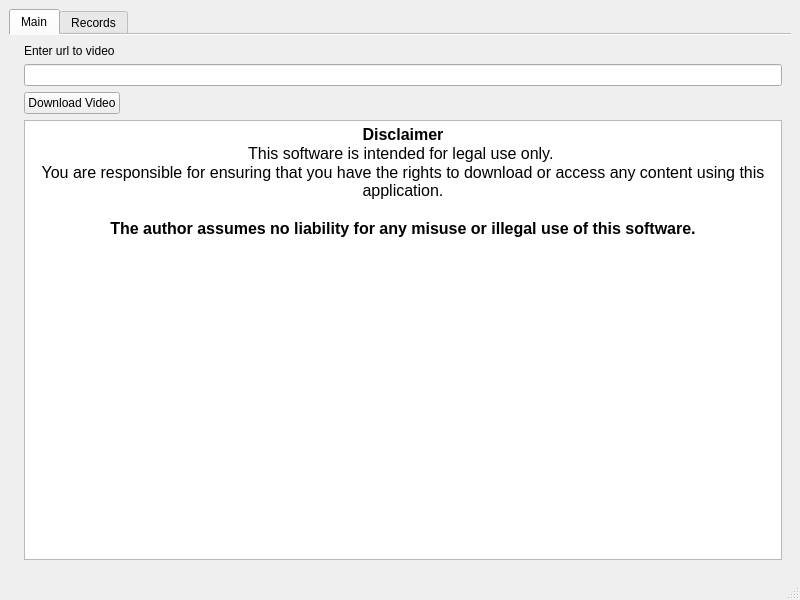
<?xml version="1.0" encoding="UTF-8"?>
<ui version="4.0">
 <class>MainWindow</class>
 <widget class="QMainWindow" name="MainWindow">
  <property name="geometry">
   <rect>
    <x>0</x>
    <y>0</y>
    <width>800</width>
    <height>600</height>
   </rect>
  </property>
  <property name="windowTitle">
   <string>MainWindow</string>
  </property>
  <widget class="QWidget" name="centralwidget">
   <layout class="QVBoxLayout" name="verticalLayout">
    <item>
     <widget class="QTabWidget" name="tabWidget">
      <property name="contextMenuPolicy">
       <enum>Qt::ContextMenuPolicy::DefaultContextMenu</enum>
      </property>
      <property name="tabPosition">
       <enum>QTabWidget::TabPosition::North</enum>
      </property>
      <property name="tabShape">
       <enum>QTabWidget::TabShape::Rounded</enum>
      </property>
      <property name="currentIndex">
       <number>0</number>
      </property>
      <property name="elideMode">
       <enum>Qt::TextElideMode::ElideNone</enum>
      </property>
      <property name="usesScrollButtons">
       <bool>true</bool>
      </property>
      <property name="documentMode">
       <bool>true</bool>
      </property>
      <property name="tabsClosable">
       <bool>false</bool>
      </property>
      <property name="movable">
       <bool>false</bool>
      </property>
      <property name="tabBarAutoHide">
       <bool>false</bool>
      </property>
      <widget class="QWidget" name="MainTab">
       <attribute name="title">
        <string>Main</string>
       </attribute>
       <layout class="QFormLayout" name="formLayout">
        <property name="labelAlignment">
         <set>Qt::AlignmentFlag::AlignCenter</set>
        </property>
        <property name="formAlignment">
         <set>Qt::AlignmentFlag::AlignHCenter|Qt::AlignmentFlag::AlignTop</set>
        </property>
        <item row="0" column="1">
         <widget class="QLabel" name="EnterUrlLabel">
          <property name="sizePolicy">
           <sizepolicy hsizetype="Minimum" vsizetype="Fixed">
            <horstretch>0</horstretch>
            <verstretch>0</verstretch>
           </sizepolicy>
          </property>
          <property name="text">
           <string>Enter url to video</string>
          </property>
         </widget>
        </item>
        <item row="1" column="1">
         <widget class="QLineEdit" name="urlInputBox"/>
        </item>
        <item row="2" column="1">
         <widget class="QPushButton" name="DowloadButton">
          <property name="sizePolicy">
           <sizepolicy hsizetype="Fixed" vsizetype="Fixed">
            <horstretch>0</horstretch>
            <verstretch>0</verstretch>
           </sizepolicy>
          </property>
          <property name="text">
           <string>Download Video</string>
          </property>
         </widget>
        </item>
        <item row="3" column="1">
         <widget class="QTextBrowser" name="DisclaimerText">
          <property name="html">
           <string>&lt;!DOCTYPE HTML PUBLIC &quot;-//W3C//DTD HTML 4.0//EN&quot; &quot;http://www.w3.org/TR/REC-html40/strict.dtd&quot;&gt;
&lt;html&gt;&lt;head&gt;&lt;meta name=&quot;qrichtext&quot; content=&quot;1&quot; /&gt;&lt;meta charset=&quot;utf-8&quot; /&gt;&lt;style type=&quot;text/css&quot;&gt;
p, li { white-space: pre-wrap; }
hr { height: 1px; border-width: 0; }
li.unchecked::marker { content: &quot;\2610&quot;; }
li.checked::marker { content: &quot;\2612&quot;; }
&lt;/style&gt;&lt;/head&gt;&lt;body style=&quot; font-family:'Noto Sans'; font-size:10pt; font-weight:400; font-style:normal;&quot;&gt;
&lt;p align=&quot;center&quot; style=&quot; margin-top:0px; margin-bottom:0px; margin-left:0px; margin-right:0px; -qt-block-indent:0; text-indent:0px;&quot;&gt;&lt;span style=&quot; font-size:12pt; font-weight:700;&quot;&gt;Disclaimer&lt;/span&gt;&lt;/p&gt;
&lt;p align=&quot;center&quot; style=&quot; margin-top:0px; margin-bottom:0px; margin-left:0px; margin-right:0px; -qt-block-indent:0; text-indent:0px;&quot;&gt;&lt;span style=&quot; font-size:12pt;&quot;&gt;This software is intended for legal use only. &lt;/span&gt;&lt;/p&gt;
&lt;p align=&quot;center&quot; style=&quot; margin-top:0px; margin-bottom:0px; margin-left:0px; margin-right:0px; -qt-block-indent:0; text-indent:0px;&quot;&gt;&lt;span style=&quot; font-size:12pt;&quot;&gt;You are responsible for ensuring that you have the rights to download or access any content using this application.&lt;/span&gt;&lt;/p&gt;
&lt;p align=&quot;center&quot; style=&quot;-qt-paragraph-type:empty; margin-top:0px; margin-bottom:0px; margin-left:0px; margin-right:0px; -qt-block-indent:0; text-indent:0px; font-size:12pt;&quot;&gt;&lt;br /&gt;&lt;/p&gt;
&lt;p align=&quot;center&quot; style=&quot; margin-top:0px; margin-bottom:0px; margin-left:0px; margin-right:0px; -qt-block-indent:0; text-indent:0px;&quot;&gt;&lt;span style=&quot; font-size:12pt; font-weight:700;&quot;&gt;The author assumes no liability for any misuse or illegal use of this software.&lt;/span&gt;&lt;/p&gt;&lt;/body&gt;&lt;/html&gt;</string>
          </property>
         </widget>
        </item>
       </layout>
      </widget>
      <widget class="QWidget" name="RecordsTab">
       <attribute name="title">
        <string>Records</string>
       </attribute>
       <layout class="QVBoxLayout" name="verticalLayout_2">
        <item>
         <widget class="QScrollArea" name="RecordsArea">
          <property name="widgetResizable">
           <bool>true</bool>
          </property>
          <widget class="QWidget" name="RecordsAreaContent">
           <property name="geometry">
            <rect>
             <x>0</x>
             <y>0</y>
             <width>776</width>
             <height>491</height>
            </rect>
           </property>
           <layout class="QVBoxLayout" name="verticalLayout_4">
            <item>
             <layout class="QVBoxLayout" name="RecordsAreaContentLayout"/>
            </item>
           </layout>
          </widget>
         </widget>
        </item>
       </layout>
      </widget>
     </widget>
    </item>
   </layout>
  </widget>
  <widget class="QMenuBar" name="menubar">
   <property name="geometry">
    <rect>
     <x>0</x>
     <y>0</y>
     <width>800</width>
     <height>30</height>
    </rect>
   </property>
  </widget>
  <widget class="QStatusBar" name="statusbar"/>
 </widget>
 <resources/>
 <connections>
  <connection>
   <sender>DowloadButton</sender>
   <signal>clicked()</signal>
   <receiver>MainWindow</receiver>
   <slot>downloadVideo()</slot>
   <hints>
    <hint type="sourcelabel">
     <x>92</x>
     <y>157</y>
    </hint>
    <hint type="destinationlabel">
     <x>399</x>
     <y>299</y>
    </hint>
   </hints>
  </connection>
 </connections>
 <slots>
  <slot>downloadVideo()</slot>
  <slot>showUsedLinkRecords()</slot>
 </slots>
</ui>
